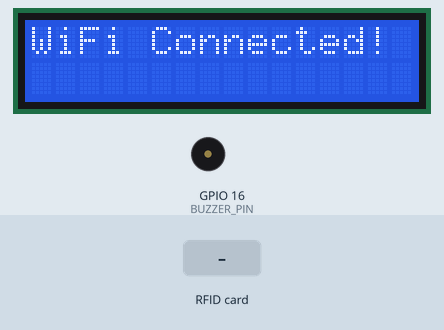
This sketch was run on a simulated ESP8266 (NodeMCU). On the bench: 16×2 character LCD, buzzer (waves = sounding, pin HIGH). The inputs (shaded band) are chosen by the test bench. WiFi joins after 1.5 s; servers stay silent unless stated; uploads are accepted with an empty reply; what the sketch prints to the serial monitor is not drawn.

Above: at 1.7 s.
At 4.8 s:
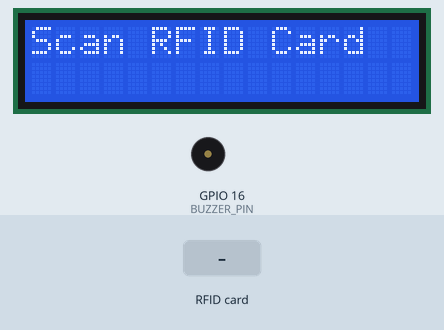
4.9 s: RFID card 5E 7A 19 C4 held to the reader
At 5.5 s:
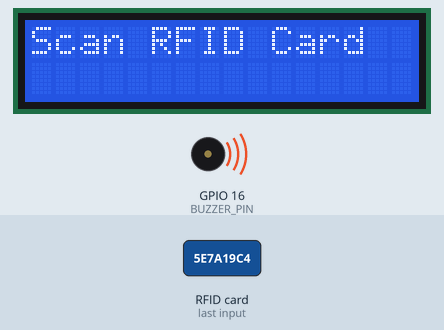
At 5.9 s:
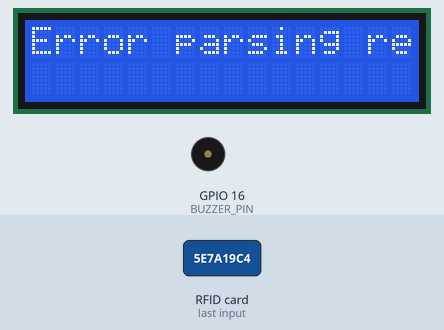
Timing chart, 0 to 7.9 s (numbered marks = the images above; inputs shaded):
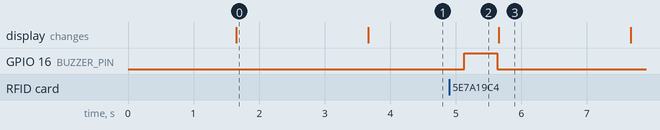

The sketch:

RFID_attendance_Esp_8266.ino
```cpp
#include <Wire.h>
#include <LiquidCrystal_I2C.h>
#include <SPI.h>
#include <MFRC522.h>
#include <ESP8266WiFi.h>
#include <WiFiClient.h>
#include <ESP8266HTTPClient.h>

// Define pins
#define RST_PIN 5
#define SS_PIN 4
#define BUZZER_PIN 16
#define SDA_PIN 0
#define SCL_PIN 2

// WiFi credentials
const char* ssid = "WIFI SSID";
const char* password = "WIFI password";

// Server Details
const char* serverIP = "192.168.1.1"; // Use only the IP
const int serverPort = 8000; // Define port separately
const char* endpoint = "API URL"; // API Endpoint

// Initialize LCD & RFID Module
LiquidCrystal_I2C lcd(0x27, 16, 2);
MFRC522 mfrc522(SS_PIN, RST_PIN);
WiFiClient client;

void setup() {
  Serial.begin(115200);
  Wire.begin(SDA_PIN, SCL_PIN);
  // Initialize SPI and RFID
  SPI.begin();
  mfrc522.PCD_Init();

  pinMode(BUZZER_PIN, OUTPUT);

  lcd.init();
  lcd.backlight();
  lcd.setCursor(0, 0);
  lcd.print("Connecting WiFi");
  WiFi.begin(ssid, password);
  Serial.print("Connecting to WiFi...");
  int attempt = 0;
  while (WiFi.status() != WL_CONNECTED) {
    delay(500);
    Serial.print(".");
    attempt++;
    if (attempt > 20) {
      lcd.clear();
      lcd.setCursor(0, 0);
      lcd.print("WiFi Failed!");
      return;
    }
  }
  Serial.println("\nWiFi Connected!");
  lcd.clear();
  lcd.setCursor(0, 0);
  lcd.print("WiFi Connected!");
  delay(2000);

  lcd.clear();
  lcd.setCursor(0, 0);
  lcd.print("Scan RFID Card");
}

void loop() {
  if (mfrc522.PICC_IsNewCardPresent() && mfrc522.PICC_ReadCardSerial()) {
    String uid = formatUID();
    Serial.println("Card UID: " + uid);

    // Get the response message from the server
    String responseMessage = sendUIDToServer(uid);

    // Check if scanning is available or not
    bool scanningAvailable = checkScanningAvailability(responseMessage);

    // Beep the buzzer accordingly
    if (scanningAvailable) {
      digitalWrite(BUZZER_PIN, HIGH);
      delay(500); // Shorter beep for available scan
      digitalWrite(BUZZER_PIN, LOW);
    } else {
      digitalWrite(BUZZER_PIN, HIGH);
      delay(2000); // Longer beep for unavailable scan
      digitalWrite(BUZZER_PIN, LOW);
    }

    // Display the server's response message on the LCD
    displayServerMessage(responseMessage);

    mfrc522.PICC_HaltA();
  }
}

// Function to format RFID UID correctly
String formatUID() {
  String uid = "";
  for (byte i = 0; i < mfrc522.uid.size; i++) {
    uid += String(mfrc522.uid.uidByte[i], HEX);
  }
  uid.toUpperCase();
  return uid;
}

// Function to send RFID UID to the server using HTTP POST and get the response message
String sendUIDToServer(String uid) {
  String responseMessage = "";

  if (WiFi.status() == WL_CONNECTED) {
    HTTPClient http;
    String fullURL = "http://" + String(serverIP) + ":" + String(serverPort) + String(endpoint);
    http.begin(client, fullURL);
    http.addHeader("Content-Type", "application/json");

    String postData = "{\"school_id\": \"" + uid + "\", \"current_time_hour\": \"" + 7 + "\", \"current_time_minute\": \"" + 45 + "\"}"; // JSON payload with school_id
    Serial.println("Sending Data: " + postData);

    int httpResponseCode = http.POST(postData); // Send POST request with JSON body
    if (httpResponseCode > 0) {
      String response = http.getString();
      Serial.println("Server Response: " + response);

      // Parse the response for the "message" field
      int messageStart = response.indexOf("\"message\"") + 11;
      int messageEnd = response.indexOf("\"", messageStart);
      if (messageStart != -1 && messageEnd != -1) {
        responseMessage = response.substring(messageStart, messageEnd);
      } else {
        responseMessage = "Error parsing response!";
      }
    } else {
      Serial.print("Error Sending Data: ");
      Serial.println(httpResponseCode);
      responseMessage = "Error sending data";
    }
    http.end();
  } else {
    Serial.println("WiFi Not Connected!");
    responseMessage = "WiFi Not Connected!";
  }

  return responseMessage;
}

// Function to check if the scanning is available based on the server response
bool checkScanningAvailability(String responseMessage) {
  // If the message contains the phrase "ID Scanning not available yet", scanning is not available
  if (responseMessage.indexOf("ID Scanning not available yet") != -1) {
    return false; // Scanning is not available
  }
  return true; // Scanning is available
}

// Function to display the server response message on the LCD
void displayServerMessage(String message) {
  lcd.clear();
  lcd.setCursor(0, 0);
  lcd.print(message);  // Display the message from the server
  delay(2000);  // Display the message for 2 seconds
  lcd.clear();
  lcd.setCursor(0, 0);
  lcd.print("Scan RFID Card");
}
```

Measured:
- after the input at 4.9 s, GPIO 16 (BUZZER_PIN): LOW → HIGH after 0.23 s, → LOW 0.50 s later
- what the display in image 0 shows lasts 2.1 s, from 1.6 s to 3.7 s
